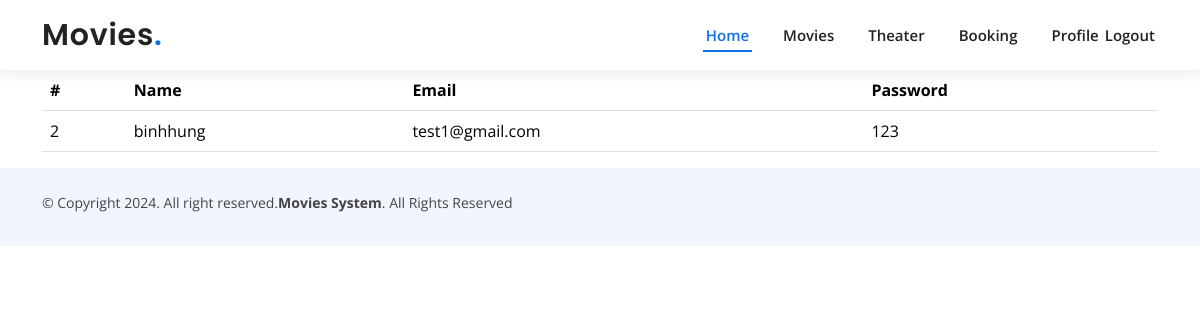
Page /viewprofile.php (signed in) on the committed database.
### tables this page shows
CREATE TABLE `users` (
  `userid` int(11) NOT NULL,
  `name` varchar(50) NOT NULL,
  `email` varchar(50) NOT NULL,
  `password` varchar(50) NOT NULL,
  `roteype` int(11) NOT NULL
);

### viewprofile.php (the view, shortened to what this page needs)
<?php
include('connect.php');
?>
<!DOCTYPE html>
<html lang="en">
<head>
</head>
<body>
<?php include('header.php')  ?>
<div class="container">
<div class="row">
  <div class="col-lg-12">
     <table class="table">
      <tr>
        <th>#</th>
        <th>Name</th>
        <th>Email</th>
        <th>Password</th>
      </tr>
      <?php
      $uid = $_SESSION['uid'];
      $sql = "SELECT * FROM `users` where userid = '$uid'";
      $res  = mysqli_query($con, $sql);
      if(mysqli_num_rows($res) > 0){
        while($data = mysqli_fetch_array($res)){
          ?>
          <tr>
            <td><?= $data['userid'] ?></td>
            <td><?= $data['name'] ?></td>
            <td><?= $data['email'] ?> </td>
            <td><?= $data['password'] ?> </td>
          </tr>
       <?php
        }
      }else{
        echo 'no user found';
      }
      ?>
     </table>
  </div>
</div>
</div>
<?php include('footer.php')  ?>
</body>
</html>

### assets/css/style.css (style rules this page uses)
body { font-family: "Open Sans", sans-serif; color: #444444; }
.scrolled-offset { margin-top: 70px; }

### rows in the picture
users: userid "2", name "binhhung", email "test1@gmail.com", password "123"
